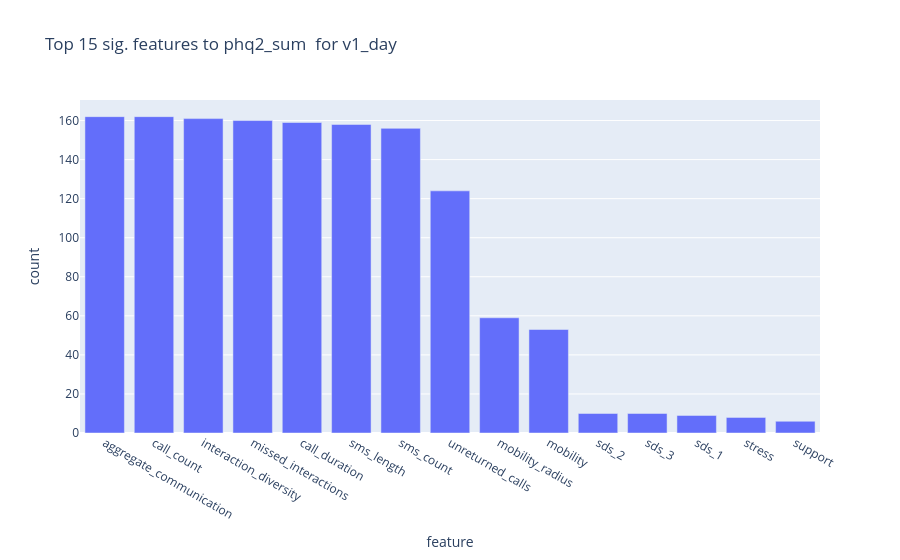
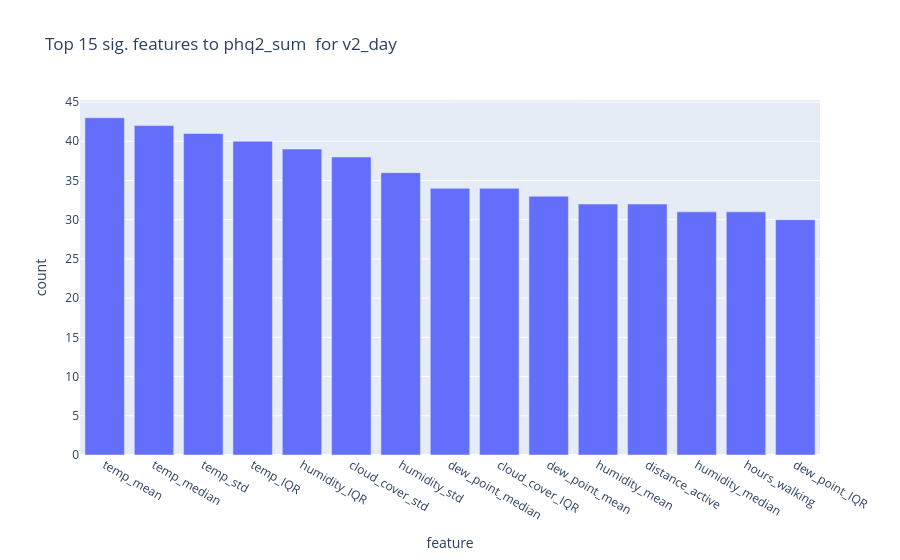
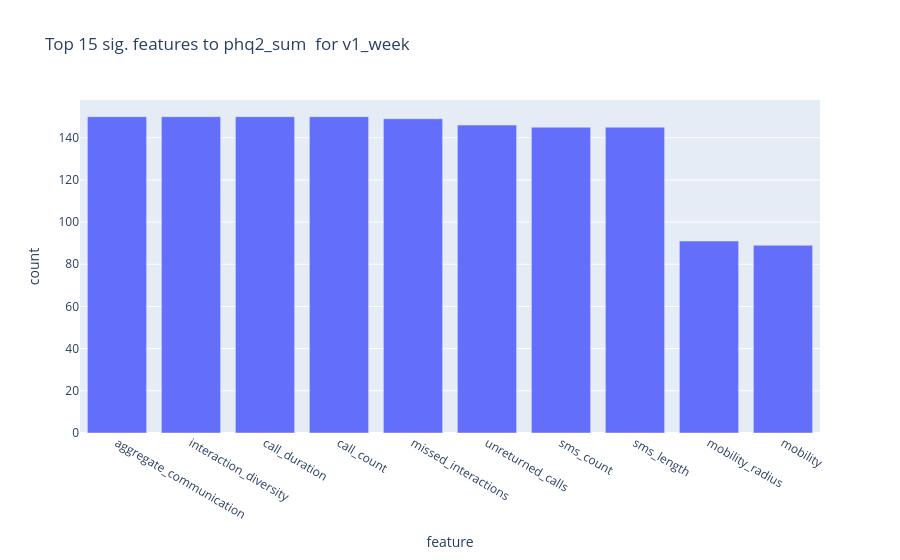
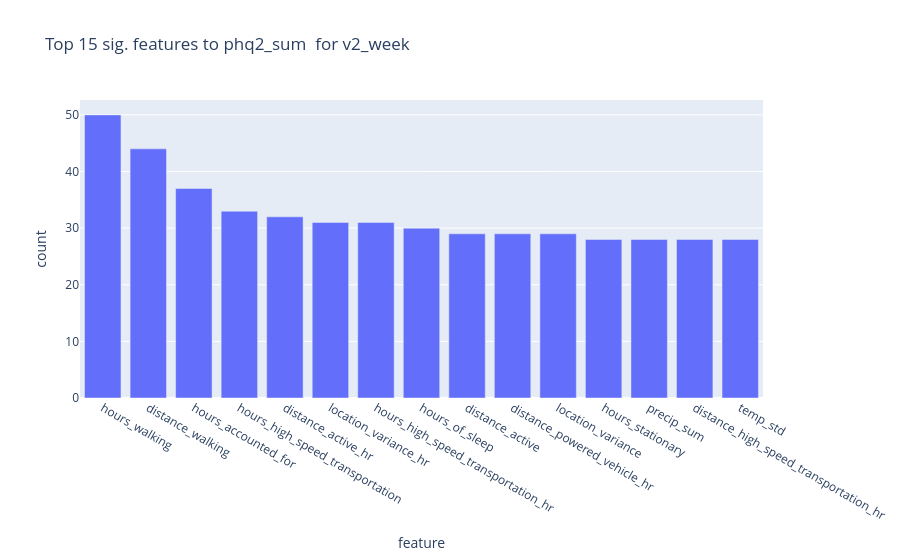

Notebook cell for these charts, in order:
### Markdown cell above
## Subject-Level ANOVA, Averaged Across All Subjects

### Code cell
## Anova for feature analysis
print('Run on:', dt.datetime.today().strftime('%a %d %b %Y, %I:%M%p'))
import textwrap

# ---- EDIT PARAMS ------
n_features = 10 # Choose number of features/scores to save from the ANOVA
n_subjects_show = 3 # Choose number of subjects' ANOVA scores to see in graphs
n_features_show = 10 # Choose number of features to see in graphs
show_means = True # Choose whether to visualize mean scores for features across all subjects
verbose = False
# --------------------

anova_features = {}
top_subj_features = {}
	
for y_col in ['phq2_sum','phq9_sum']:
	anova_features[y_col] = {}
	top_subj_features[y_col]={}

	for name in ['v1_day','v2_day','v1_week','v2_week']:
		subjects_shown_count=0
		subjects_skipped=0
		top_subj_features[y_col][name] = {}
		print(f'################ {name} ###############')
		df = pd.read_csv(os.path.join(brighten_dir, f'{name}_trainval_transformed.csv')) #use transformed to have NOT imputed data
		for sub, sub_df in df.groupby('num_id'):
			
			sub_df_anova = sub_df.drop(columns=[col for col in sub_df.columns if 'Unnamed' in col or '_nan' in col or '_indicator' in col or col in ['day','week','month']+id_columns])
			sub_df_anova = sub_df_anova.drop(columns=[col for col in sub_df_anova.columns if any(item in col for item in baseline_cols) or 'season' in col or 'cohort' in col or 'dt' in col or 'user_phone_type' in col or 'base' in col])
			sub_df_anova = sub_df_anova.drop(columns=[col for col in sub_df_anova.columns if col in id_columns])


			df_cov = sub_df_anova.loc[:, sub_df_anova.notna().mean() > 0.7]
			df_cov = df_cov.copy()
			if y_col not in df_cov.columns:
				df_cov[y_col] = sub_df_anova[y_col].copy()
			#print(f'Not including these columns in X, not enough coverage: ', [col for col in sub_df_anova.columns if col not in df_cov.columns])
			df_full = df_cov.dropna()
			#print(f'Shape before dropna: {df_cov.shape}, shape afer dropna: {df_full.shape}')
			rows = len(df_full)
			columns_dropped = df_cov.shape[0] - df_full.shape[0]
			columns_remaining = df_full.shape[0]
			min_rows = 6 if 'week' in name else 15
			if rows <= min_rows:
				if verbose: print(f'Skipping {sub}, only {rows} rows.')
				subjects_skipped+=1
				continue # skip small samples
			if columns_remaining < 4:
				if verbose: print(f'Skipping {sub}, only {columns_remaining} columns (dropped {columns_dropped}).')
				subjects_skipped+=1
				continue #skip insufficient features

			# Separate X and y
			selector = SelectKBest(score_func=f_classif, k=2)
			if 'phq2' in y_col:
				X = df_full.drop(columns=[col for col in df_full.columns if 'phq' in col])
			if 'phq9' in y_col:
				X = df_full.drop(columns=[col for col in df_full.columns if 'phq9' in col])
			X_num = X.select_dtypes(include=('int64','float64'))
			# print(f'Not including these columns in X, not numeric: ', [col for col in X.columns if col not in X_num.columns])
			
			y = df_full[y_col].copy()
			if y.nunique() < 2 or y.var() < 0.001:
				if verbose: print(f'Skipping sub {sub}: 0 variance in y')
				subjects_skipped+=1
				continue
			if y.std() < 0.1:
				if verbose: print(f'Skipping sub {sub}, low variance in y')
				subjects_skipped+=1
				continue



			# --- Drop constant (zero-variance) features ---
			var_selector = VarianceThreshold(threshold=1e-10)
			try:
				X_var = pd.DataFrame(
					var_selector.fit_transform(X_num),
					columns=X_num.columns[var_selector.get_support()],
					index=X_num.index
				)
			except Exception as e:
				if verbose: print(f'Skipping sub {sub}, Exception on VarianceThreshold: {e}')
				subjects_skipped+=1
				continue 

			if X_var.shape[1] < 2:
				if verbose: print(f'Skipping sub {sub}, only {X_var.shape[1]} features after dropping zero-variance.')
				subjects_skipped+=1
				continue

			X_new = selector.fit_transform(X_var, y)

			# Show scores
			anova_scores = pd.DataFrame({
				'feature': X_var.columns,
				'f_score': selector.scores_,
				'p_value': selector.pvalues_
			}).sort_values('f_score', ascending=False)

			#print(anova_scores)
			
			# --- Save Features --- 
			top_n = 10  # number of top features to save
			top_features_sub = anova_scores.head(top_n)
			top_subj_features[y_col][name][sub] = top_features_sub['feature'].to_list()

			# --- Visualize Scores for Subjects ---

			if subjects_shown_count < n_subjects_show:
				fig = plt.figure(figsize=(5, 4))
				plt.barh(top_features_sub['feature'], top_features_sub['f_score'], color='skyblue')
				plt.xlabel('F-score (ANOVA)')
				plt.ylabel('Feature')
				plt.suptitle(f'{name} subject: Top {top_n} Features for subject {sub} by ANOVA F-score')
				plt.gca().invert_yaxis()

				# Wrap columns into a readable multi-line string
				cols_str = ', '.join(X_var.columns.to_list())
				wrapped = textwrap.fill(cols_str, width=100)
				label = f'Columns available:\n{wrapped}'

				plt.figtext(
					0.01, -0.02,          # x, y in figure coords (below the axes)
					label,
					fontsize=7,
					verticalalignment='top',
					bbox=dict(boxstyle='round', facecolor='lightyellow', alpha=0.8)
				)

				plt.tight_layout()
				plt.subplots_adjust(bottom=0.02 + 0.013 * wrapped.count('\n'))  # grow bottom margin with line count
				plt.show()
				subjects_shown_count += 1


	# --- Summarize across subjects ---
	for name in top_subj_features[y_col].keys():
		all_feats = [feat for sublist in top_subj_features[y_col][name].values() for feat in sublist]
		counts = Counter(all_feats)
		top_common = pd.DataFrame(counts.most_common(15), columns=['feature', 'count'])
		
		# --- Visualize Mean Scores Across Subjects ---
		if show_means:
			fig = px.bar(top_common, x='feature', y='count', title=f'Top 15 sig. features to {y_col}  for {name}')
			fig.show()

		if verbose: print(f'Adding to {name} for {y_col}: {top_common['feature'].to_list()}')
		anova_features[y_col][name] = top_common['feature'].to_list()

		subjects_used = len(list(top_subj_features[y_col][name].keys()))
		subjects = subjects_used + subjects_skipped

		print(f'For {name}: {subjects_used} used of {subjects}')

### Figure 1 — Plotly figure (JSON) as saved in the notebook; plotly's stock layout.template omitted (floating-point values rounded to 4 significant figures)
{"data": [{"hovertemplate": "feature=%{x}<br>count=%{y}<extra></extra>", "legendgroup": "", "marker": {"color": "#636efa", "pattern": {"shape": ""}}, "name": "", "orientation": "v", "showlegend": false, "textposition": "auto", "type": "bar", "x": ["aggregate_communication", "call_count", "interaction_diversity", "missed_interactions", "call_duration", "sms_length", "sms_count", "unreturned_calls", "mobility_radius", "mobility", "sds_2", "sds_3", "sds_1", "stress", "support"], "xaxis": "x", "y": [162, 162, 161, 160, 159, 158, 156, 124, 59, 53, 10, 10, 9, 8, 6], "yaxis": "y"}], "layout": {"barmode": "relative", "legend": {"tracegroupgap": 0}, "title": {"text": "Top 15 sig. features to phq2_sum  for v1_day"}, "xaxis": {"anchor": "y", "domain": [0, 1], "title": {"text": "feature"}}, "yaxis": {"anchor": "x", "domain": [0, 1], "title": {"text": "count"}}}}

### Figure 2 — Plotly figure (JSON) as saved in the notebook; plotly's stock layout.template omitted (floating-point values rounded to 4 significant figures)
{"data": [{"hovertemplate": "feature=%{x}<br>count=%{y}<extra></extra>", "legendgroup": "", "marker": {"color": "#636efa", "pattern": {"shape": ""}}, "name": "", "orientation": "v", "showlegend": false, "textposition": "auto", "type": "bar", "x": ["temp_mean", "temp_median", "temp_std", "temp_IQR", "humidity_IQR", "cloud_cover_std", "humidity_std", "dew_point_median", "cloud_cover_IQR", "dew_point_mean", "humidity_mean", "distance_active", "humidity_median", "hours_walking", "dew_point_IQR"], "xaxis": "x", "y": [43, 42, 41, 40, 39, 38, 36, 34, 34, 33, 32, 32, 31, 31, 30], "yaxis": "y"}], "layout": {"barmode": "relative", "legend": {"tracegroupgap": 0}, "title": {"text": "Top 15 sig. features to phq2_sum  for v2_day"}, "xaxis": {"anchor": "y", "domain": [0, 1], "title": {"text": "feature"}}, "yaxis": {"anchor": "x", "domain": [0, 1], "title": {"text": "count"}}}}

### Figure 3 — Plotly figure (JSON) as saved in the notebook; plotly's stock layout.template omitted (floating-point values rounded to 4 significant figures)
{"data": [{"hovertemplate": "feature=%{x}<br>count=%{y}<extra></extra>", "legendgroup": "", "marker": {"color": "#636efa", "pattern": {"shape": ""}}, "name": "", "orientation": "v", "showlegend": false, "textposition": "auto", "type": "bar", "x": ["aggregate_communication", "interaction_diversity", "call_duration", "call_count", "missed_interactions", "unreturned_calls", "sms_count", "sms_length", "mobility_radius", "mobility"], "xaxis": "x", "y": [150, 150, 150, 150, 149, 146, 145, 145, 91, 89], "yaxis": "y"}], "layout": {"barmode": "relative", "legend": {"tracegroupgap": 0}, "title": {"text": "Top 15 sig. features to phq2_sum  for v1_week"}, "xaxis": {"anchor": "y", "domain": [0, 1], "title": {"text": "feature"}}, "yaxis": {"anchor": "x", "domain": [0, 1], "title": {"text": "count"}}}}

### Figure 4 — Plotly figure (JSON) as saved in the notebook; plotly's stock layout.template omitted (floating-point values rounded to 4 significant figures)
{"data": [{"hovertemplate": "feature=%{x}<br>count=%{y}<extra></extra>", "legendgroup": "", "marker": {"color": "#636efa", "pattern": {"shape": ""}}, "name": "", "orientation": "v", "showlegend": false, "textposition": "auto", "type": "bar", "x": ["hours_walking", "distance_walking", "hours_accounted_for", "hours_high_speed_transportation", "distance_active_hr", "location_variance_hr", "hours_high_speed_transportation_hr", "hours_of_sleep", "distance_active", "distance_powered_vehicle_hr", "location_variance", "hours_stationary", "precip_sum", "distance_high_speed_transportation_hr", "temp_std"], "xaxis": "x", "y": [50, 44, 37, 33, 32, 31, 31, 30, 29, 29, 29, 28, 28, 28, 28], "yaxis": "y"}], "layout": {"barmode": "relative", "legend": {"tracegroupgap": 0}, "title": {"text": "Top 15 sig. features to phq2_sum  for v2_week"}, "xaxis": {"anchor": "y", "domain": [0, 1], "title": {"text": "feature"}}, "yaxis": {"anchor": "x", "domain": [0, 1], "title": {"text": "count"}}}}
